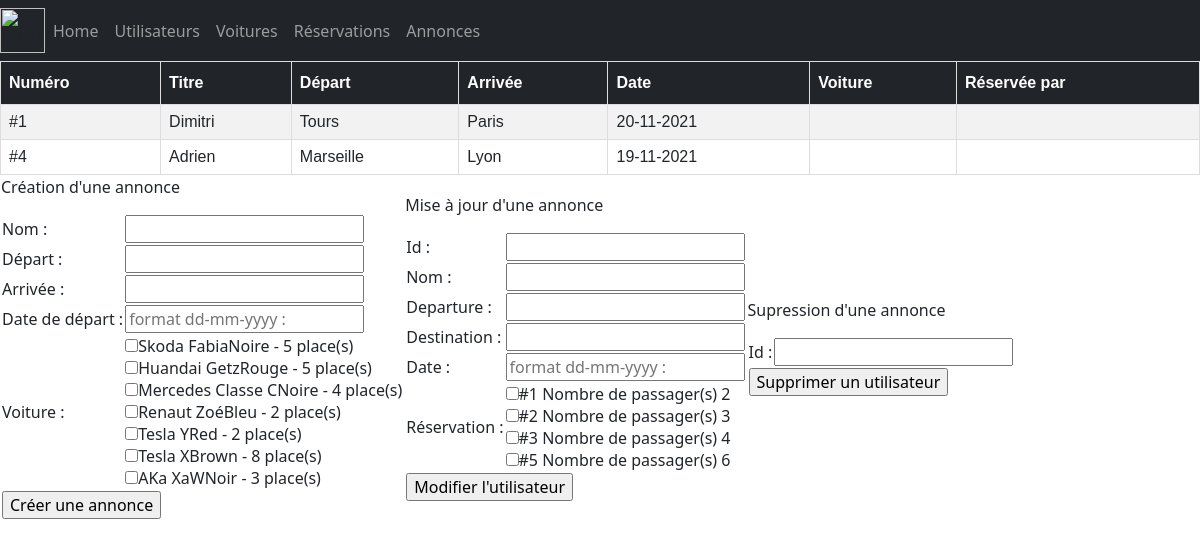
The app's page /ans_crud.php, older data.
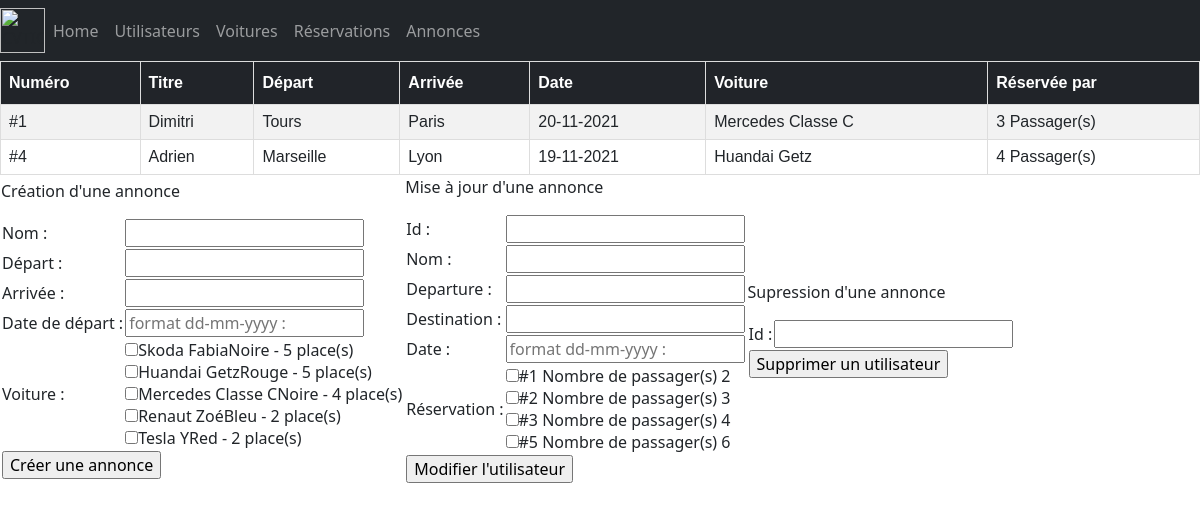
The same page, newer data.
### tables this page shows
CREATE TABLE `announcements` (
  `id` int NOT NULL,
  `title` varchar(255) NOT NULL,
  `departure` varchar(255) NOT NULL,
  `destination` varchar(255) NOT NULL,
  `datea` datetime NOT NULL
);

CREATE TABLE `cars` (
  `id` int NOT NULL,
  `brand` varchar(255) NOT NULL,
  `model` varchar(255) NOT NULL,
  `color` varchar(255) NOT NULL,
  `nbrSlots` int NOT NULL
);

CREATE TABLE `reservations` (
  `id` int NOT NULL,
  `nbrPassengers` int NOT NULL
);

### class/Services/DataBaseService.php (called while the page is built, shortened)
<?php
class DataBaseService
{
    private $connection;
    public function __construct()
    {
        try {
            $this->connection = new PDO(
                'mysql:host=' . self::HOST . ';port=' . self::PORT . ';dbname=' . self::DATABASE_NAME,
                self::MYSQL_USER,
                self::MYSQL_PASSWORD
            );
            $this->connection->exec("SET CHARACTER SET utf8");
        } catch (Exception $e) {
            echo 'Erreur : ' . $e->getMessage();
        }
    }
    public function getCars(): array
    {
        $cars = [];
        $sql = 'SELECT * FROM cars';
        $query = $this->connection->query($sql);
        $results = $query->fetchAll(PDO::FETCH_ASSOC);
        if (!empty($results)) {
            $cars = $results;
        }
        return $cars;
    }
    public function getReservations(): array
    {
        $reservations = [];
        $sql = 'SELECT * FROM reservations';
        $query = $this->connection->query($sql);
        $results = $query->fetchAll(PDO::FETCH_ASSOC);
        if (!empty($results)) {
            $reservations = $results;
        }
        return $reservations;
    }
    public function getAns(): array
    {
        $ans = [];
        $sql = 'SELECT * FROM announcements';
        $query = $this->connection->query($sql);
        $results = $query->fetchAll(PDO::FETCH_ASSOC);
        if (!empty($results)) {
            $ans = $results;
        }
        return $ans;
    }
    public function getAnCars(string $anId): array
    {
        $anCars = [];
        $data = [
            'anId' => $anId,
        ];
        $sql = '
            SELECT c.*
            FROM cars as c
            LEFT JOIN announcements_cars as ac ON ac.car_id = c.id
            WHERE ac.announcement_id = :anId';
        $query = $this->connection->prepare($sql);
        $query->execute($data);
        $results = $query->fetchAll(PDO::FETCH_ASSOC);
        if (!empty($results)) {
            $anCars = $results;
        }
        return $anCars;
    }
    public function getAnReservations(string $anId): array
    {
        $anReservations = [];
        $data = [
            'anId' => $anId,
        ];
        $sql = '
            SELECT r.*
            FROM reservations as r
            LEFT JOIN announcements_reservations as ar ON ar.reservation_id = r.id
            WHERE ar.announcement_id = :anId';
        $query = $this->connection->prepare($sql);
        $query->execute($data);
        $results = $query->fetchAll(PDO::FETCH_ASSOC);
        if (!empty($results)) {
            $anReservations = $results;
        }
        return $anReservations;
    }
}

### class/Services/AnsService.php (called while the page is built, shortened)
<?php
class AnsService
{
    public function getAns(): array
    {
        $ans = [];
        $dataBaseService = new DataBaseService();
        $ansDTO = $dataBaseService->getAns();
        if (!empty($ansDTO)) {
            foreach ($ansDTO as $anDTO) {
                $an = new An();
                $an->setId($anDTO['id']);
                $an->setTitle($anDTO['title']);
                $an->setDeparture($anDTO['departure']);
                $an->setDestination($anDTO['destination']);
                $date = new DateTime($anDTO['datea']);
                if ($date !== false) {
                    $an->setDate($date);
                }
                $cars = $this->getAnCars($anDTO['id']);
                $an->setCars($cars);
                $reservations = $this->getAnReservations($anDTO['id']);
                $an->setReservations($reservations);
                $ans[] = $an;
            }
        }
        return $ans;
    }
    public function getAnCars(string $anId): array
    {
        $anCars = [];
        $dataBaseService = new DataBaseService();
        $ansCarsDTO = $dataBaseService->getAnCars($anId);
        if (!empty($ansCarsDTO)) {
            foreach ($ansCarsDTO as $anCarDTO) {
                $car = new Car();
                $car->setId($anCarDTO['id']);
                $car->setBrand($anCarDTO['brand']);
                $car->setModel($anCarDTO['model']);
                $car->setColor($anCarDTO['color']);
                $car->setNbrSlots($anCarDTO['nbrSlots']);
                $anCars[] = $car;
            }
        }
        return $anCars;
    }
    public function getAnReservations(string $anId): array
    {
        $anReservations = [];
        $dataBaseService = new DataBaseService();
        $ansReservationsDTO = $dataBaseService->getAnReservations($anId);
        if (!empty($ansReservationsDTO)) {
            foreach ($ansReservationsDTO as $anReservationDTO) {
                $reservation = new Reservation();
                $reservation->setId($anReservationDTO['id']);
                $reservation->setNbrPassengers($anReservationDTO['nbrPassengers']);
                $anReservations[] = $reservation;
            }
        }
        return $anReservations;
    }
}

### class/Entities/An.php (called while the page is built, shortened)
<?php
class An
{
    private $id;
    private $title;
    private $departure;
    private $destination;
    private $datea;
    public function getId(): string
    {
        return $this->id;
    }
    public function setId(string $id): void
    {
        $this->id = $id;
    }
    public function getTitle(): string
    {
        return $this->title;
    }
    public function setTitle(string $title): void
    {
        $this->title = $title;
    }
    public function getDeparture(): string
    {
        return $this->departure;
    }
    public function setDeparture(string $departure): void
    {
        $this->departure = $departure;
    }
    public function getDestination(): string
    {
        return $this->destination;
    }
    public function setDestination($destination): void
    {
        $this->destination = $destination;
    }
    public function getDate(): DateTime
    {
        return $this->datea;
    }
    public function setDate(DateTime $datea): void
    {
        $this->datea = $datea;
    }
    public function getCars(): ?array
    {
        return $this->cars;
    }
    public function setCars(array $cars)
    {
        $this->cars = $cars;
        return $this;
    }
    public function getReservations(): ?array
    {
        return $this->reservations;
    }
    public function setReservations(array $reservations)
    {
        $this->reservations = $reservations;
        return $this;
    }
}

### class/Entities/Car.php (called while the page is built, shortened)
<?php
class Car
{
    private $id;
    private $brand;
    private $model;
    private $color;
    private $nbrSlots;
    public function getId(): string
    {
        return $this->id;
    }
    public function setId(string $id): self
    {
        $this->id = $id;
        return $this;
    }
    public function getBrand(): string
    {
        return $this->brand;
    }
    public function setBrand(string $brand): self
    {
        $this->brand = $brand;
        return $this;
    }
    public function getModel(): string
    {
        return $this->model;
    }
    public function setModel(string $model): self
    {
        $this->model = $model;
        return $this;
    }
    public function getColor(): string
    {
        return $this->color;
    }
    public function setColor(string $color): self
    {
        $this->color = $color;
        return $this;
    }
    public function getNbrSlots(): int
    {
        return $this->nbrSlots;
    }
    public function setNbrSlots(int $nbrSlots): self
    {
        $this->nbrSlots = $nbrSlots;
        return $this;
    }
}

### class/Services/CarsService.php (called while the page is built, shortened)
<?php
class CarsService
{
    public function getCars(): array
    {
        $cars = [];
        $dataBaseService = new DataBaseService();
        $carsDTO = $dataBaseService->getCars();
        if (!empty($carsDTO)) {
            foreach ($carsDTO as $carDTO) {
                $car = new Car();
                $car->setId($carDTO['id']);
                $car->setBrand($carDTO['brand']);
                $car->setModel($carDTO['model']);
                $car->setColor($carDTO['color']);
                $car->setNbrSlots($carDTO['nbrSlots']);
                $cars[] = $car;
            }
        }
        return $cars;
    }
}

### class/Entities/Reservation.php (called while the page is built, shortened)
<?php
class Reservation
{
    private $id;
    private $nbrPassengers;
    public function getId(): string
    {
        return $this->id;
    }
    public function setId(string $id): self
    {
        $this->id = $id;
        return $this;
    }
    public function getNbrPassengers(): int
    {
        return $this->nbrPassengers;
    }
    public function setNbrPassengers(int $nbrPassengers): self
    {
        $this->nbrPassengers = $nbrPassengers;
        return $this;
    }
}

### class/Services/ReservationsService.php (called while the page is built, shortened)
<?php
class ReservationsService
{
    public function getReservations(): array
    {
        $reservations = [];
        $dataBaseService = new DataBaseService();
        $reservationsDTO = $dataBaseService->getReservations();
        if (!empty($reservationsDTO)) {
            foreach ($reservationsDTO as $reservationDTO) {
                $reservation = new Reservation();
                $reservation->setId($reservationDTO['id']);
                $reservation->setNbrPassengers($reservationDTO['nbrPassengers']);
                $reservations[] = $reservation;
            }
        }
        return $reservations;
    }
}

### ans_crud.php (the view, shortened to what the changed rows need)
<head>
    <link href="css/style.css" rel="stylesheet" type="text/css">
</head>
<?php
include_once 'menu/nav.php';
$controller = new AnsController();
$carsService = new CarsService();
$cars = $carsService->getCars();
$reservationsService = new ReservationsService;
$reservations = $reservationsService->getReservations();
echo $controller->getAns();
?>
<table id="first_table">
    <tr>
        <td>
            <form method="post" action="ans_crud.php" name ="anCreateForm">
                <table id="in_1">
                    <tr>
                        <td>
                            <label for="cars">Voiture :</label>
                        </td>
                        <td>
                            <?php foreach ($cars as $car): ?>
                                <?php $carName = $car->getBrand() . ' ' . $car->getModel() . '' . $car->getColor(). ' - ' . $car->getNbrSlots().' place(s)'; ?>
                                <input type="checkbox" name="cars[]" value="<?php echo $car->getId(); ?>"><?php echo $carName; ?>
                                <br />
                            <?php endforeach; ?>
                        </td>
                    </tr>
                </table>
            </form>
        </td>
        <td>
            <form method="post" action="ans_crud.php" name ="anUpdateForm">
                <table id='in-3'>
                    <tr>
                        <td>
                            <label for="reservation">Réservation :</label>
                        </td>
                        <td>
                        <?php foreach ($reservations as $reservation): ?>
                                <?php $reservationName ='#'. $reservation->getId() . ' Nombre de passager(s) ' . $reservation->getnbrPassengers(); ?>
                                <input type="checkbox" name="reservations[]" value="<?php echo $reservation->getId(); ?>"><?php echo $reservationName; ?>
                                <br />
                            <?php endforeach; ?>
                        </td>
                    </tr>
                </table>
            </form>
        </td>
    </tr>
</table>

### class/Controllers/AnsController.php (shortened to what the changed rows need)
<?php
class AnsController
{
    public function getAns(): string
    {
        $html = '<table class="table_af">' .
        '<tr>' .
        '<th>Numéro</th>' .
        '<th>Titre</th>' .
        '<th>Départ</th>' .
        '<th>Arrivée</th>' .
        '<th>Date</th>' .
        '<th>Voiture</th>' .
        '<th>Réservée par</th>' .
        '</tr>';
        $ansService = new AnsService();
        $ans = $ansService->getAns();
        foreach ($ans as $an) {
            $carsHtml = '';
            $resHtml = '';
            if (!empty($an->getCars())) {
                foreach ($an->getCars() as $car) {
                    $carsHtml .= $car->getBrand() . ' ' . $car->getModel();
                }
            }
            if (!empty($an->getReservations())) {
                foreach ($an->getReservations() as $reservation) {
                    $resHtml .= $reservation->getNbrPassengers().' Passager(s)';
                }
            }
            $html .=
                '<tr>'.
                '<td>'. '#' . $an->getId() . ' ' . '</td>'.
                '<td>'. $an->getTitle() . ' ' . '</td>'.
                '<td>'.$an->getDeparture() . ' ' . '</td>'.
                '<td>'.$an->getDestination() . ' ' . '</td>'.
                '<td>'.$an->getDate()->format('d-m-Y') . ' ' . '</td>'.
                '<td>'.$carsHtml . ' ' . '</td>'.
                '<td>'.$resHtml .'<br />'. '</td>'.
                '</tr>';
        }
        $html .= '</table>';
        return $html;
    }
}

Row changes from the older to the newer data that the page shows:
removed cars: carName "Tesla XBrown - 8 place(s)"
removed cars: carName "AKa XaWNoir - 3 place(s)"
shown differently, row unchanged: announcements "Dimitri": carsHtml (not shown) → "Mercedes Classe C"; resHtml (not shown) → "3 Passager(s)"
shown differently, row unchanged: announcements "Adrien": carsHtml (not shown) → "Huandai Getz"; resHtml (not shown) → "4 Passager(s)"
